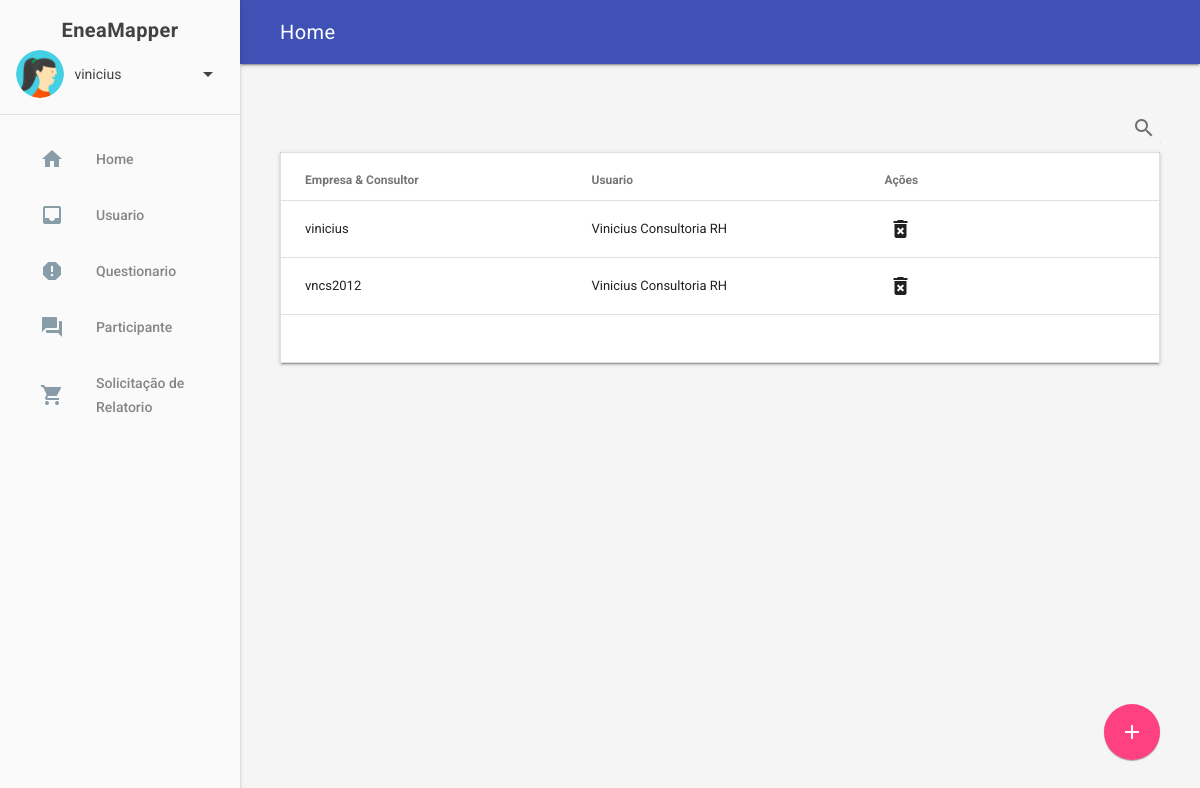
Page /usuario/list (signed in) on the committed database.
### apps/empresa/models.py (models this page shows, shortened)
class EmpresaUsuarios(models.Model):
    id_empresa = models.ForeignKey(Empresa, verbose_name="Empresa", on_delete=models.CASCADE)
    user = models.ForeignKey(User, verbose_name="Usuário", on_delete=models.CASCADE)
    class Meta:
        verbose_name = "EmpresaUsuarios"
        verbose_name_plural = "Empresa & Usuarios"

class Empresa(models.Model):
    user_admin = models.OneToOneField(User, verbose_name="Usuario Administrador", on_delete=models.CASCADE)
    nome = models.CharField("Empresa  & Consultor", max_length=128)
    email = models.EmailField("E-mail", max_length=128)
    contato = models.CharField("Telefone de Contato", max_length=12)
    status = models.BooleanField("Status", default=True)
    class Meta:
        verbose_name = "Empresa"
        verbose_name_plural = "Empresa & Consultor"

### apps/Core/views.py (the view)
# urls.py: path('usuario/list', myapp_views.list_user, name='list_user'),
@login_required
def list_user(request):
    empresa = Empresa.objects.filter(user_admin=request.user).first()
    users = EmpresaUsuarios.objects.filter(id_empresa=empresa).all()
    contexto = {
        'listar': users
    }
    return render(request, 'usuario/list.html', contexto)

### templates/usuario/list.html (shortened to what this page needs)
{% extends 'base.html' %}
{% load static %}
{% block content %}
<section class="mdl-grid" id="my-table" style="padding-top: 0px;margin-top: 0px;">
    <div class="mdl-cell mdl-cell--6-col-tablet mdl-cell--12-col-desktop">
        <table id="mdl-table" class="mdl-data-table mdl-js-data-table mdl-shadow--2dp" >
            <div class="mdl-paging"><span class="mdl-paging__per-page">
                <div class="mdl-textfield mdl-js-textfield mdl-textfield--expandable is-upgraded is-focused">
                        <label class="mdl-button mdl-js-button mdl-button--icon" for="sample6">
                                <i class="material-icons">search</i>
                        </label>
                </div>
            </div>
            <thead>
                <tr>
                    <th class="mdl-data-table__cell--non-numeric">Empresa  & Consultor</th>
                    <th>Usuario</th>
                    <th>Ações</th>
                </tr>
            </thead>
            {% if listar %}
                <tbody >
                    {% for list in listar %}
                        <tr>
                            <td>{{ list.user }}</td>
                            <td>{{ list.id_empresa }}</td>
                            <td>
                                <a href="{% url 'del_user' list.id %}" class="mdl-button mdl-js-button mdl-button--icon">
                                <i class="material-icons">delete_forever</i>
                                </a>
                            </td>
                        </tr>
                    {% endfor %}
                </tbody>
            {%else%}
                <div class="mdl-cell mdl-cell--6-col-tablet mdl-cell--12-col-desktop">
                    <p>useritações nao encontrada</p>
                </div>
            {% endif %}
            <tfoot>
            <tr>
                <td colspan='8'>{% include 'partials/_paginacao.html' %}</td>
            </tr>
            </tfoot>
        </table>
    </div>
</section>
 <a href="{% url 'create_user' %}" id="view-source" class="mdl-button mdl-js-button mdl-button--fab mdl-js-ripple-effect mdl-button--colored mdl-color-text--white">
 <i class="material-icons">add</i>
 </a>
{% endblock  %}

### templates/partials/_account.html (shortened to what this page needs)
{% load static %}
{% block content %}
<header class="demo-drawer-header">
    <span class="mdl-layout-title mdl-user-title"><strong>EneaMapper</strong></span>
    <div class="demo-avatar-dropdown">
    <img src="{% static 'img/user.jpg' %}" class="demo-avatar">
    <span class="mdl-user">{{ user.username }}</span>
    <button id="accbtn" class="mdl-button mdl-js-button mdl-js-ripple-effect mdl-button--icon">
        <i class="material-icons" role="presentation">arrow_drop_down</i>
    </button>
    </div>
</header>
{% endblock  %}

### RETHI/static/material/styles.css (style rules this page uses)
html, body { font-family: 'Roboto', 'Helvetica', sans-serif; }
.demo-avatar { width: 48px; height: 48px; border-radius: 24px; }
.demo-drawer-header { box-sizing: border-box; display: -webkit-flex; display: -ms-flexbox; display: flex; -webkit-flex-direction: column; -ms-flex-direction: column; flex-direction: column; -webkit-justify-content: flex-end; -ms-flex-pack: end; justify-content: flex-end; padding: 16px; height: 115px; border-bottom: 1px solid rgba(0,0,0,.1) }
.demo-avatar-dropdown { display: -webkit-flex; display: -ms-flexbox; display: flex; position: relative; margin-left: auto; -webkit-flex-direction: row; -ms-flex-direction: row; flex-direction: row; -webkit-align-items: center; -ms-flex-align: center; align-items: center; width: 100%; }
.mdl-user-title { position: absolute; top: 30px; left: 50%; transform: translate(-50%, -50%); }
.mdl-user { margin-left: 5% !important }
.mdl-data-table { table-layout:fixed; width:100%; }
#my-table td, th { width: 100%; white-space: nowrap; overflow: hidden; text-overflow: ellipsis; -o-text-overflow: ellipsis; }
#my-table { margin-top:24px; }
.material-icons { vertical-align: -25%; }
.mdl-data-table th, td { text-align: left !important; }
.mdl-paging { color: rgba(0, 0, 0, 0.54); display: -webkit-flex; display: -ms-flexbox; display: flex; -webkit-justify-content: flex-end; -ms-flex-pack: end; justify-content: flex-end; -webkit-align-items: center; -ms-flex-align: center; align-items: center; height: 56px; -webkit-flex-flow: row wrap; -ms-flex-flow: row wrap; flex-flow: row wrap; }
.mdl-paging > * { -webkit-flex: none; -ms-flex: none; flex: none; }
.mdl-paging__per-page { position: relative; }

### templates/base.html (style rules this page uses)
#view-source { position: fixed; display: block; right: 0; bottom: 0; margin-right: 40px; margin-bottom: 40px; z-index: 900; }

### rows in the picture
EmpresaUsuarios: user "vinicius", id_empresa "Vinicius Consultoria RH"
EmpresaUsuarios: user "vncs2012", id_empresa "Vinicius Consultoria RH"

### other values in the picture
{{ user.username }} "vinicius"
